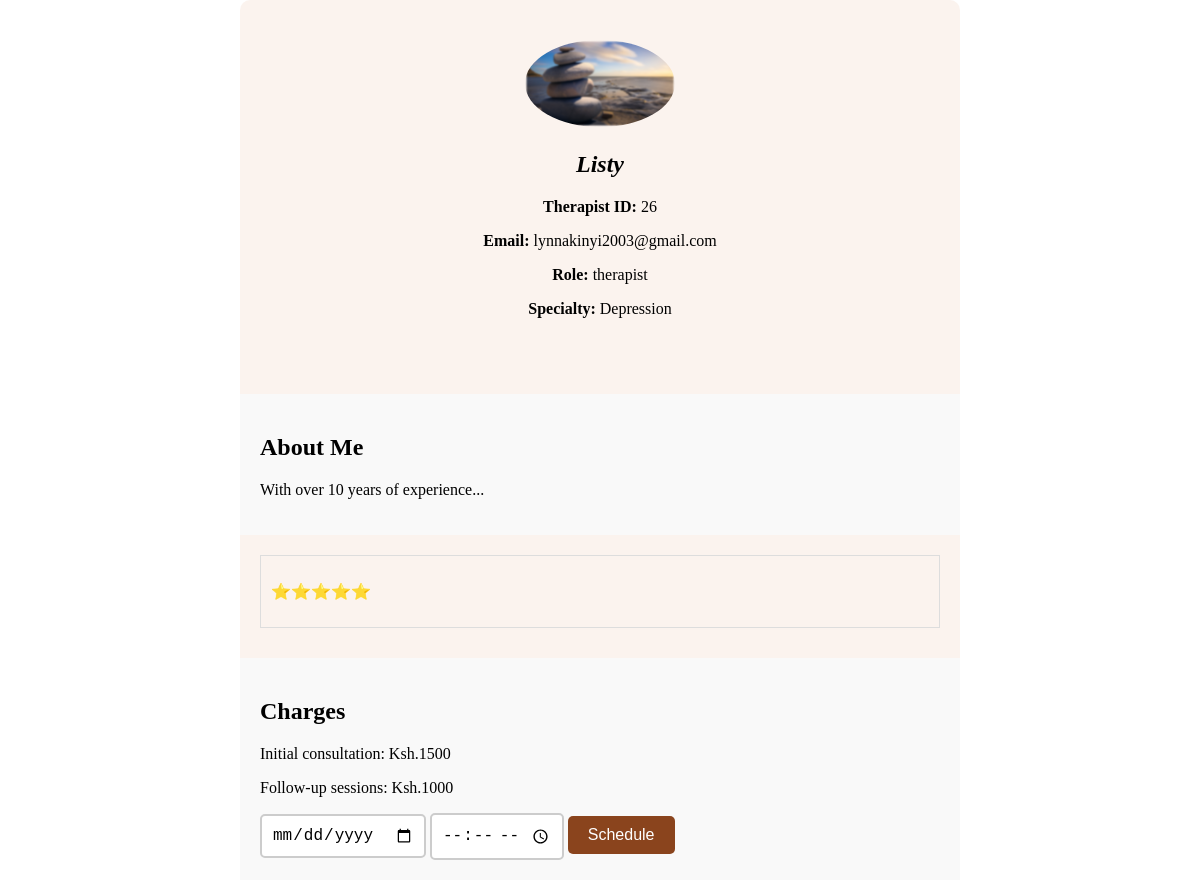
Page /book/26/ on the committed database.
### myapp/models.py (models this page shows)
class Profile(models.Model):
    ROLE_CHOICES = [
        ('therapist', 'Therapist'),
        ('member', 'Member'),
    ]
    user = models.OneToOneField(User, on_delete=models.CASCADE)
    name = models.CharField(max_length=200, null=True)
    email = models.EmailField(null=True, blank=True)
    image = models.ImageField(upload_to='profile_images/', blank=True)
    role = models.CharField(max_length=10, choices=ROLE_CHOICES, default='member')
    specialty = models.CharField(max_length=200, null=True, blank=True)

### myapp/views.py (the view)
# urls.py: path('book/<int:therapist_id>/', views.book, name='book'),
def book(request, therapist_id):
    therapist = get_object_or_404(Profile, id=therapist_id, role='therapist')
    appointments = Appointment.objects.filter(therapist=therapist)
    return render(request, 'book.html', {'therapist': therapist, 'appointments': appointments})

### templates/book.html (shortened to what this page needs)
<!DOCTYPE html>
<html lang="en">
<head>
</head>
<body>
    <div class="book">
        <header>
            <img src="{{ therapist.image.url }}" alt="{{ therapist.name }}" onclick="book('{{ therapist.image.url }}', '{{ therapist.name }}', '{{ therapist.role }}', '{{ therapist.id }}')">
            <h2> <i>{{ therapist.name }}</i></h2>
            <p><b>Therapist ID:</b> {{ therapist.id }}</p>
            <p><b>Email:</b> {{ therapist.email }}</p>
            <p><b>Role:</b> {{ therapist.role }}</p>
            <p><b>Specialty:</b> {{ therapist.specialty }}</p>
        </header>
        <section class="about">
            <h2>About Me</h2>
            <p>With over 10 years of experience...</p>
        </section>
        <section class="ratings">
            <div class="review">
                <p>⭐️⭐️⭐️⭐️⭐️</p>
            </div>
        </section>
        <section class="charges">
            <h2>Charges</h2>
            <p>Initial consultation: Ksh.1500</p>
            <p>Follow-up sessions: Ksh.1000</p>
            <form action="{% url 'schedule_appointment' therapist.id %}" method="post">
                <input type="date" name="date" class="styled-input">
                <input type="time" name="time" class="styled-input">
                <button type="submit" class="styled-button">Schedule</button>
            </form>
        </section>
    </div>
</body>
</html>

### templates/book.html (style rules this page uses)
body { display: flex; justify-content: center; align-items: center; height: 100vh; margin: 0; padding: 0; }
header { text-align: center; padding: 20px; margin-top: 100px; }
.book { width: 60vw; height: 100vh; display: flex; margin: 20vw; border-radius: 10px; flex-direction: column; justify-content: center; background-color: rgba(232, 194, 168, 0.2); }
header img { border-radius: 50%; max-width: 150px; }
.about { padding: 20px; background-color: #f9f9f9; }
.ratings { margin: 20px; }
.review { border: 1px solid #ddd; padding: 10px; margin-bottom: 10px; }
.charges { padding: 20px; background-color: #f9f9f9; }
.styled-input { padding: 10px; border: 2px solid #ccc; border-radius: 5px; font-size: 16px; }
.styled-button { background-color: #8A441D; color: #fff; padding: 10px 20px; border: none; border-radius: 5px; cursor: pointer; font-size: 16px; }

### rows in the picture
Profile: image (picture), name "Listy", id "26", email "lynnakinyi2003@gmail.com", role "therapist", specialty "Depression"
